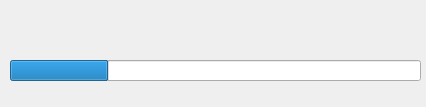
<?xml version="1.0" encoding="UTF-8"?>
<ui version="4.0">
 <class>SimulatorDlg</class>
 <widget class="QDialog" name="SimulatorDlg">
  <property name="geometry">
   <rect>
    <x>0</x>
    <y>0</y>
    <width>426</width>
    <height>107</height>
   </rect>
  </property>
  <property name="windowTitle">
   <string>Dialog</string>
  </property>
  <widget class="QProgressBar" name="progressBar">
   <property name="geometry">
    <rect>
     <x>10</x>
     <y>60</y>
     <width>411</width>
     <height>21</height>
    </rect>
   </property>
   <property name="value">
    <number>24</number>
   </property>
   <property name="textVisible">
    <bool>false</bool>
   </property>
  </widget>
  <widget class="QLabel" name="label">
   <property name="geometry">
    <rect>
     <x>20</x>
     <y>30</y>
     <width>391</width>
     <height>21</height>
    </rect>
   </property>
   <property name="text">
    <string/>
   </property>
  </widget>
 </widget>
 <resources/>
 <connections/>
</ui>
